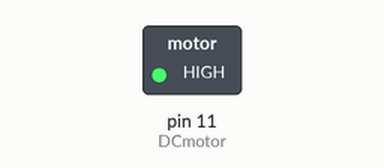
Bench run of a sketch on a simulated Arduino Uno, built with avr-gcc and run on an emulated ATmega328P. On the bench: switched loads named in the sketch (green lamp = pin HIGH).

Above: at 1.5 s.
At 4.5 s:
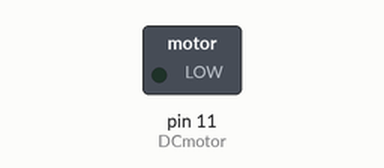
Timing chart, 0 to 7.8 s (numbered marks = the images above):
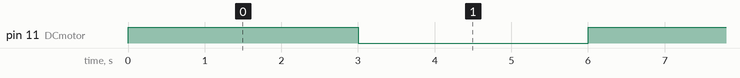

The sketch:

dcmotor_ex01.ino
```cpp
int DCmotor = 11;

void setup() {
  pinMode(DCmotor, OUTPUT);
}

void loop() {
  digitalWrite(DCmotor, HIGH);
  delay(3000);
  digitalWrite(DCmotor, LOW);
  delay(3000);
}
```

Measured:
- by itself, pin 11 (DCmotor): alternates HIGH for 3.0 s and LOW for 3.0 s
